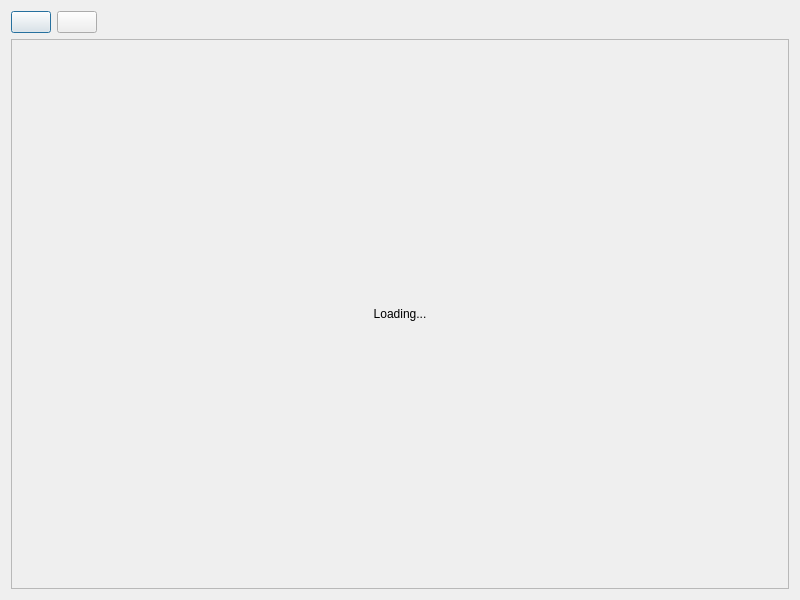
<?xml version="1.0" encoding="UTF-8"?>
<ui version="4.0">
 <class>PdfViewer</class>
 <widget class="QDialog" name="PdfViewer">
  <property name="geometry">
   <rect>
    <x>0</x>
    <y>0</y>
    <width>800</width>
    <height>600</height>
   </rect>
  </property>
  <property name="windowTitle">
   <string>View PDF</string>
  </property>
  <layout class="QVBoxLayout" name="verticalLayout">
   <item>
    <layout class="QHBoxLayout" name="horizontalLayout">
     <item>
      <widget class="QPushButton" name="prevbutton">
       <property name="text">
        <string/>
       </property>
       <property name="icon">
        <iconset resource="wombatforensics.qrc">
         <normaloff>:/bar/previous</normaloff>:/bar/previous</iconset>
       </property>
       <property name="checkable">
        <bool>true</bool>
       </property>
       <property name="checked">
        <bool>false</bool>
       </property>
      </widget>
     </item>
     <item>
      <widget class="QPushButton" name="nextbutton">
       <property name="text">
        <string/>
       </property>
       <property name="icon">
        <iconset resource="wombatforensics.qrc">
         <normaloff>:/bar/next</normaloff>:/bar/next</iconset>
       </property>
      </widget>
     </item>
     <item>
      <spacer name="horizontalSpacer">
       <property name="orientation">
        <enum>Qt::Horizontal</enum>
       </property>
       <property name="sizeHint" stdset="0">
        <size>
         <width>40</width>
         <height>20</height>
        </size>
       </property>
      </spacer>
     </item>
    </layout>
   </item>
   <item>
    <widget class="QScrollArea" name="scrollArea">
     <property name="widgetResizable">
      <bool>true</bool>
     </property>
     <widget class="QWidget" name="scrollAreaWidgetContents">
      <property name="geometry">
       <rect>
        <x>0</x>
        <y>0</y>
        <width>780</width>
        <height>548</height>
       </rect>
      </property>
      <layout class="QHBoxLayout" name="horizontalLayout_2">
       <property name="spacing">
        <number>0</number>
       </property>
       <property name="leftMargin">
        <number>0</number>
       </property>
       <property name="topMargin">
        <number>0</number>
       </property>
       <property name="rightMargin">
        <number>0</number>
       </property>
       <property name="bottomMargin">
        <number>0</number>
       </property>
       <item>
        <widget class="QLabel" name="label">
         <property name="sizePolicy">
          <sizepolicy hsizetype="Expanding" vsizetype="Expanding">
           <horstretch>0</horstretch>
           <verstretch>0</verstretch>
          </sizepolicy>
         </property>
         <property name="lineWidth">
          <number>0</number>
         </property>
         <property name="text">
          <string>Loading...</string>
         </property>
         <property name="scaledContents">
          <bool>false</bool>
         </property>
         <property name="alignment">
          <set>Qt::AlignCenter</set>
         </property>
         <property name="textInteractionFlags">
          <set>Qt::NoTextInteraction</set>
         </property>
        </widget>
       </item>
      </layout>
     </widget>
    </widget>
   </item>
  </layout>
 </widget>
 <resources>
  <include location="wombatforensics.qrc"/>
 </resources>
 <connections/>
</ui>
